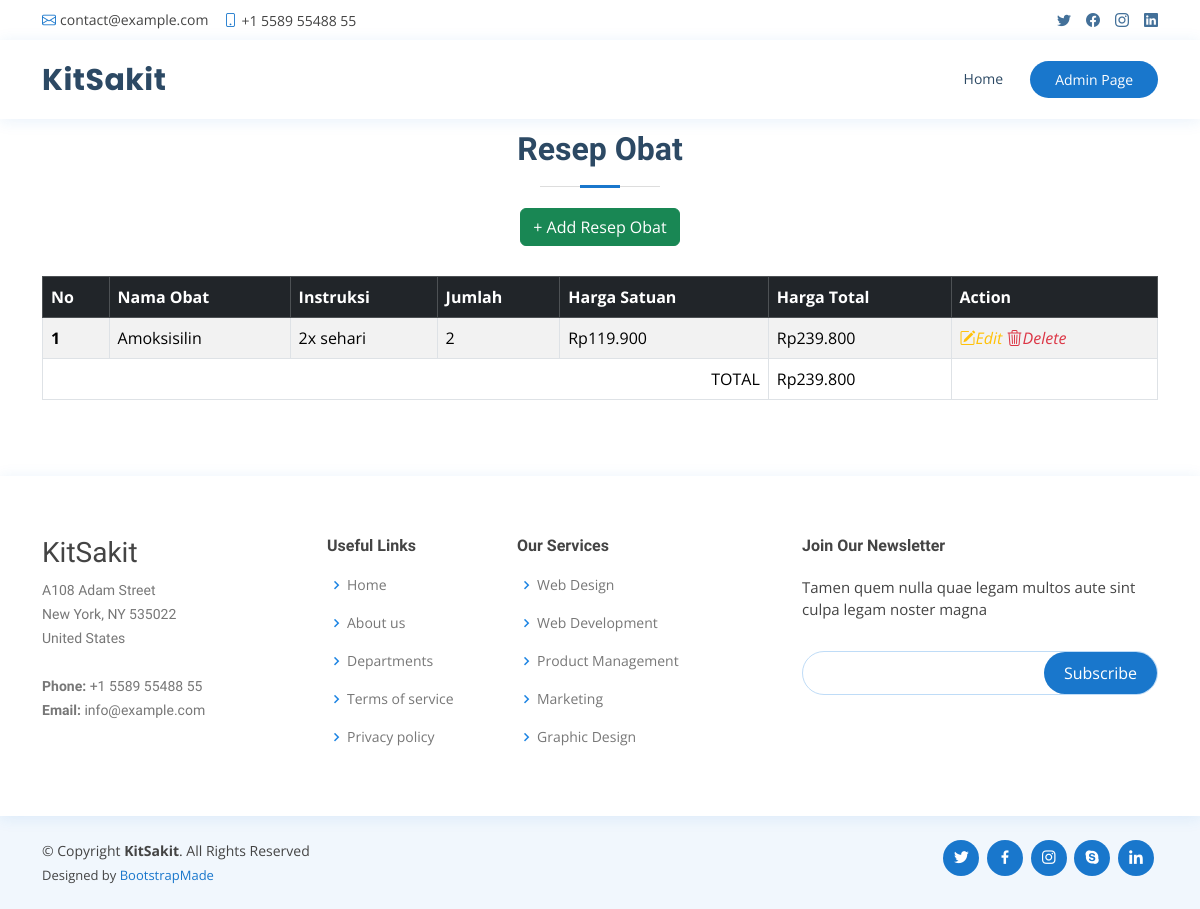
The app's page /resep_obat.php?id=4 with its own data.
### tables this page shows
CREATE TABLE `resep_obat`  (
  `id_resep_obat` int NOT NULL AUTO_INCREMENT,
  `jumlah` int NOT NULL,
  `instruksi` varchar(225) NOT NULL,
  `id_rekam_medis` int NOT NULL,
  `id_obat` int NOT NULL,
  PRIMARY KEY (`id_resep_obat`) USING BTREE,
  INDEX `id_rekam_medis`(`id_rekam_medis` ASC) USING BTREE,
  INDEX `id_obat`(`id_obat` ASC) USING BTREE,
  CONSTRAINT `resep_obat_ibfk_1` FOREIGN KEY (`id_rekam_medis`) REFERENCES `rekam_medis` (`id_rekam_medis`) ON DELETE CASCADE ON UPDATE RESTRICT,
  CONSTRAINT `resep_obat_ibfk_2` FOREIGN KEY (`id_obat`) REFERENCES `obat` (`id_obat`) ON DELETE CASCADE ON UPDATE RESTRICT
);

CREATE TABLE `obat`  (
  `id_obat` int NOT NULL AUTO_INCREMENT,
  `nama_obat` varchar(225) NOT NULL,
  `deskripsi` varchar(225) NOT NULL,
  `harga` decimal(10, 2) NULL DEFAULT NULL,
  `stok` int NOT NULL,
  `foto_obat` varchar(255) NOT NULL,
  PRIMARY KEY (`id_obat`) USING BTREE
);

### function.php (called while the page is built, shortened)
<?php
    include('config.php');
    function readResepObat($id){
        global $conn;
        $query = "SELECT resep_obat.*, obat.nama_obat, obat.harga FROM resep_obat INNER JOIN obat ON resep_obat.id_obat = obat.id_obat WHERE resep_obat.id_rekam_medis = ".$id;
        $result = mysqli_query($conn, $query);
        return $result;
    }
?>

### resep_obat.php (the view, shortened to what this page needs)
<?php
  include('function.php');
  $idRekamMedis = $_GET['id'];
  $listResepObat = readResepObat($idRekamMedis);
?>
<!DOCTYPE html>
<html lang="en">
<head>
  <link href="assets/vendor/fontawesome-free/css/all.min.css" rel="stylesheet">
  <link href="assets/vendor/animate.css/animate.min.css" rel="stylesheet">
  <link href="assets/vendor/bootstrap/css/bootstrap.min.css" rel="stylesheet">
  <link href="assets/vendor/bootstrap-icons/bootstrap-icons.css" rel="stylesheet">
  <link href="assets/vendor/boxicons/css/boxicons.min.css" rel="stylesheet">
  <link href="assets/vendor/glightbox/css/glightbox.min.css" rel="stylesheet">
  <link href="assets/vendor/remixicon/remixicon.css" rel="stylesheet">
  <link href="assets/vendor/swiper/swiper-bundle.min.css" rel="stylesheet">
  <link href="assets/css/style.css" rel="stylesheet">
</head>
<body>
  <div id="topbar" class="d-flex align-items-center fixed-top">
    <div class="container d-flex justify-content-between">
      <div class="contact-info d-flex align-items-center">
        <i class="bi bi-envelope"></i> <a href="mailto:contact@example.com">contact@example.com</a>
        <i class="bi bi-phone"></i> +1 5589 55488 55
      </div>
      <div class="d-none d-lg-flex social-links align-items-center">
        <a href="#" class="twitter"><i class="bi bi-twitter"></i></a>
        <a href="#" class="facebook"><i class="bi bi-facebook"></i></a>
        <a href="#" class="instagram"><i class="bi bi-instagram"></i></a>
        <a href="#" class="linkedin"><i class="bi bi-linkedin"></i></i></a>
      </div>
    </div>
  </div>
  <header id="header" class="fixed-top">
    <div class="container d-flex align-items-center">
      <h1 class="logo me-auto"><a href="index.php">KitSakit</a></h1>
      <nav id="navbar" class="navbar order-last order-lg-0">
        <ul>
          <li><a class="nav-link scrollto" href="index.php">Home</a></li>
        </ul>
      </nav>
      <a href="admin.php" class="appointment-btn scrollto">Admin <span class="d-none d-md-inline">Page</span></a>
    </div>
  </header>
  <main id="main" style="padding-top: 70px;">
    <section id="rekam_medis" class="services">
      <div class="container">
        <div class="section-title">
          <h2>Resep Obat</h2>
          <a href="addResepObat.php?id=<?= $idRekamMedis ?>" class="btn btn-success">+ Add Resep Obat</a>
        </div>
        <table class="table table-bordered table-striped table-hover">
            <thead class="table-dark">
                <tr>
                    <th scope="col">No</th>
                    <th scope="col">Nama Obat</th>
                    <th scope="col">Instruksi</th>
                    <th scope="col">Jumlah</th>
                    <th scope="col">Harga Satuan</th>
                    <th scope="col">Harga Total</th>
                    <th scope="col">Action</th>
                </tr>
            </thead>
            <tbody>
            <?php
                $no = 1;
                $hargaTotal = 0;
                foreach($listResepObat as $resepObat){
            ?>
                <tr>
                    <th scope="row"><?= $no ?></td>
                    <td><?= $resepObat['nama_obat'] ?></td>
                    <td><?= $resepObat['instruksi'] ?></td>
                    <td><?= $resepObat['jumlah'] ?></td>
                    <td>Rp<?=number_format($resepObat['harga'],0,"",".")?></td>
                    <td>Rp<?=number_format($resepObat['harga']*$resepObat['jumlah'],0,"",".")?></td>
                    <td>
                        <a href="editResepObat.php?id_resep_obat=<?=$resepObat['id_resep_obat']?>" class="link-warning"><i class="bi bi-pencil-square">Edit</i></a>
                        <a href="deleteResepObat.php?id_resep_obat=<?=$resepObat['id_resep_obat']?>&id_rekam_medis=<?=$idRekamMedis?>" onclick="return confirm('Yakin Hapus?')" class="link-danger"><i class="bi bi-trash3">Delete</i></a>
                    </td>
                </tr>
            <?php
                $hargaTotal += $resepObat['harga']*$resepObat['jumlah'];
                $no += 1;
            }
            ?>
            <tr class="total-row">
                <td colspan="5" style="text-align: right;">TOTAL</td>
                <td>Rp<?=number_format($hargaTotal,0,"",".")?></td>
                <td></td>
            </tr>
            </tbody>
        </table>
      </div>
    </section>
  </main>
  <footer id="footer">
    <div class="footer-top">
      <div class="container">
        <div class="row">
          <div class="col-lg-3 col-md-6 footer-contact">
            <h3>KitSakit</h3>
            <p>
              A108 Adam Street <br>
              New York, NY 535022<br>
              United States <br><br>
              <strong>Phone:</strong> +1 5589 55488 55<br>
              <strong>Email:</strong> info@example.com<br>
            </p>
          </div>
          <div class="col-lg-2 col-md-6 footer-links">
            <h4>Useful Links</h4>
            <ul>
              <li><i class="bx bx-chevron-right"></i> <a href="#">Home</a></li>
              <li><i class="bx bx-chevron-right"></i> <a href="#">About us</a></li>
              <li><i class="bx bx-chevron-right"></i> <a href="#">Departments</a></li>
              <li><i class="bx bx-chevron-right"></i> <a href="#">Terms of service</a></li>
              <li><i class="bx bx-chevron-right"></i> <a href="#">Privacy policy</a></li>
            </ul>
          </div>
          <div class="col-lg-3 col-md-6 footer-links">
            <h4>Our Services</h4>
            <ul>
              <li><i class="bx bx-chevron-right"></i> <a href="#">Web Design</a></li>
              <li><i class="bx bx-chevron-right"></i> <a href="#">Web Development</a></li>
              <li><i class="bx bx-chevron-right"></i> <a href="#">Product Management</a></li>
              <li><i class="bx bx-chevron-right"></i> <a href="#">Marketing</a></li>
              <li><i class="bx bx-chevron-right"></i> <a href="#">Graphic Design</a></li>
            </ul>
          </div>
          <div class="col-lg-4 col-md-6 footer-newsletter">
            <h4>Join Our Newsletter</h4>
            <p>Tamen quem nulla quae legam multos aute sint culpa legam noster magna</p>
            <form action="" method="post">
              <input type="email" name="email"><input type="submit" value="Subscribe">
            </form>
          </div>
        </div>
      </div>
    </div>
    <div class="container d-md-flex py-4">
      <div class="me-md-auto text-center text-md-start">
        <div class="copyright">
          &copy; Copyright <strong><span>KitSakit</span></strong>. All Rights Reserved
        </div>
        <div class="credits">
          Designed by <a href="https://bootstrapmade.com/">BootstrapMade</a>
        </div>
      </div>
      <div class="social-links text-center text-md-right pt-3 pt-md-0">
        <a href="#" class="twitter"><i class="bx bxl-twitter"></i></a>
        <a href="#" class="facebook"><i class="bx bxl-facebook"></i></a>
        <a href="#" class="instagram"><i class="bx bxl-instagram"></i></a>
        <a href="#" class="google-plus"><i class="bx bxl-skype"></i></a>
        <a href="#" class="linkedin"><i class="bx bxl-linkedin"></i></a>
      </div>
    </div>
  </footer>
</body>
</html>

### assets/css/style.css (style rules this page uses)
body { font-family: "Open Sans", sans-serif; color: #444444; }
a { color: #1977cc; text-decoration: none; }
h1, h2, h3, h4, h5, h6 { font-family: "Raleway", sans-serif; }
.total-row { background-color: yellow !important; }
#topbar { background: #fff; height: 40px; font-size: 14px; transition: all 0.5s; z-index: 996; }
#topbar .contact-info a { line-height: 1; color: #444444; transition: 0.3s; }
#topbar .contact-info i { color: #1977cc; padding-right: 4px; margin-left: 15px; line-height: 0; }
#topbar .contact-info i:first-child { margin-left: 0; }
#topbar .social-links a { color: #437099; padding-left: 15px; display: inline-block; line-height: 1px; transition: 0.3s; }
#topbar .social-links a:first-child { border-left: 0; }
#header { background: #fff; transition: all 0.5s; z-index: 997; padding: 15px 0; top: 40px; box-shadow: 0px 2px 15px rgba(25, 119, 204, 0.1); }
#header .logo { font-size: 30px; margin: 0; padding: 0; line-height: 1; font-weight: 700; letter-spacing: 0.5px; font-family: "Poppins", sans-serif; }
#header .logo a { color: #2c4964; }
.appointment-btn { margin-left: 25px; background: #1977cc; color: #fff; border-radius: 50px; padding: 8px 25px; white-space: nowrap; transition: 0.3s; font-size: 14px; display: inline-block; }
.navbar { padding: 0; }
.navbar ul { margin: 0; padding: 0; display: flex; list-style: none; align-items: center; }
.navbar li { position: relative; }
.navbar>ul>li { position: relative; white-space: nowrap; padding: 8px 0 8px 20px; }
.navbar a, .navbar a:focus { display: flex; align-items: center; justify-content: space-between; font-size: 14px; color: #2c4964; white-space: nowrap; transition: 0.3s; border-bottom: 2px solid #fff; padding: 5px 2px; }
section { padding: 60px 0; overflow: hidden; }
.section-title { text-align: center; padding-bottom: 30px; }
.section-title h2 { font-size: 32px; font-weight: bold; margin-bottom: 20px; padding-bottom: 20px; position: relative; color: #2c4964; }
.section-title h2::before { content: ""; position: absolute; display: block; width: 120px; height: 1px; background: #ddd; bottom: 1px; left: calc(50% - 60px); }
.section-title h2::after { content: ""; position: absolute; display: block; width: 40px; height: 3px; background: #1977cc; bottom: 0; left: calc(50% - 20px); }
#footer { color: #444444; font-size: 14px; background: #f1f7fd; }
#footer .footer-top { padding: 60px 0 30px 0; background: #fff; box-shadow: 0px 2px 15px rgba(25, 119, 204, 0.1); }
#footer .footer-top .footer-contact { margin-bottom: 30px; }
#footer .footer-top .footer-contact p { font-size: 14px; line-height: 24px; margin-bottom: 0; font-family: "Raleway", sans-serif; color: #777777; }
#footer .footer-top h4 { font-size: 16px; font-weight: bold; color: #444444; position: relative; padding-bottom: 12px; }
#footer .footer-top .footer-links { margin-bottom: 30px; }
#footer .footer-top .footer-links ul { list-style: none; padding: 0; margin: 0; }
#footer .footer-top .footer-links ul i { padding-right: 2px; color: #1c84e3; font-size: 18px; line-height: 1; }
#footer .footer-top .footer-links ul li { padding: 10px 0; display: flex; align-items: center; }
#footer .footer-top .footer-links ul li:first-child { padding-top: 0; }
#footer .footer-top .footer-links ul a { color: #777777; transition: 0.3s; display: inline-block; line-height: 1; }
#footer .footer-newsletter { font-size: 15px; }
#footer .footer-newsletter h4 { font-size: 16px; font-weight: bold; color: #444444; position: relative; padding-bottom: 12px; }
#footer .footer-newsletter form { margin-top: 30px; background: #fff; padding: 6px 10px; position: relative; border-radius: 50px; text-align: left; border: 1px solid #bfdcf7; }
#footer .footer-newsletter form input[type=email] { border: 0; padding: 4px 8px; width: calc(100% - 100px); }
#footer .footer-newsletter form input[type=submit] { position: absolute; top: 0; right: 0; bottom: 0; border: 0; background: none; font-size: 16px; padding: 0 20px; background: #1977cc; color: #fff; transition: 0.3s; border-radius: 50px; }
#footer .credits { padding-top: 5px; font-size: 13px; color: #444444; }
#footer .social-links a { font-size: 18px; display: inline-block; background: #1977cc; color: #fff; line-height: 1; padding: 8px 0; margin-right: 4px; border-radius: 50%; text-align: center; width: 36px; height: 36px; transition: 0.3s; }

### records on screen
resep_obat: id_obat.nama_obat "Amoksisilin", instruksi "2x sehari", jumlah "2", id_obat.harga "119.900", $resepObat['harga']*$resepObat['jumlah'] "239.800"

### other values on screen
$hargaTotal "239.800"
